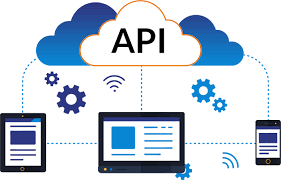
#> input picture API 04.png, 281 x 180 px
$ jupyter execute --allow-errors 'Python Learning.ipynb'
#> lines starting #> are read from the running program, lines starting #| are printed output that depends on the picture; after the words box and inside, x2 and y2 are one past the last pixel; in counts of white or black regions, pixels touching at a corner belong together
[cell 1]
from numpy import *

[cell 2]
y , x = mgrid[0:6, 0:3]
x

[cell 3]
y

[cell 4]
random.rand(3,1)

[cell 5]
random.randn(3,3)

[cell 6]
random.randn(1000,1000)

#> (a cell that did not finish here is left out)

#> (a cell that did not finish here is left out)

[cell 9]
import matplotlib.pyplot as plt

#> (a cell that did not finish here is left out)

#> (a cell that did not finish here is left out)

[cell 12]
plt.figure(figsize=(14, 4))
#> (the rest of this cell did not finish here and is left out)

[cell 13]
M = random.rand(3,3)

[cell 14]
M

[cell 15]
savetxt("random-txt.csv", M)

#> (a cell that did not finish here is left out)

#> (a cell that did not finish here is left out)

[cell 18]
M.size

[cell 19]
M.shape

#> (a cell that did not finish here is left out)

[cell 21]
# Plotting

import matplotlib.pyplot as plt

[cell 22]
x = linspace(0, 5, 10)
y = x ** 2

[cell 23]
y

[cell 24]
fig = plt.figure(figsize=(6,6))
plt.plot(x,y, 'r--')
plt.figure(figsize=(4,4))
plt.plot(x, y, 'g*-')
#> figure, not shown here; curve peaks at x = 5, y = 25
#> figure, not shown here; curve peaks at x = 5, y = 25

[cell 25]
fig = plt.figure()

axes1 = fig.add_axes([0.1, 0.1, 0.8, 0.8])
axes2 = fig.add_axes([0.2, 0.5, 0.4, 0.3])

axes1.plot(x, 'r--')
axes1.set_xlabel('a')
axes1.set_ylabel('b')
axes1.set_title('Main Plot')


axes2.plot(x, 'r--')
axes2.set_xlabel('a')
axes2.set_ylabel('b')
axes2.set_title('Inner Plot')
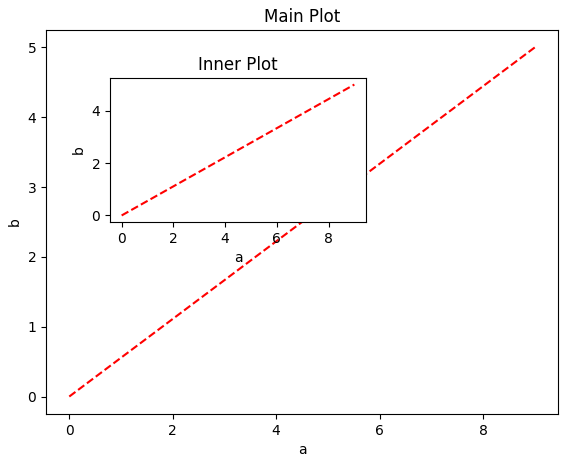
#> figure drawn by matplotlib, 2 panels; panel 1: curve peaks at x = 9, y = 5; panel 2: curve peaks at x = 9, y = 5

[cell 26]
import cv2
import random

[cell 27]
img = cv2.imread('API 04.png', -1)
#> img is the input picture: shape (180, 281, 3); mean B, G, R 223.2, 211.2, 200.9
img = cv2.resize(img, (600,400))
#> img: shape (400, 600, 3)

cv2.imshow('Image', img)
cv2.waitKey(0)
cv2.destroyAllWindows()

[cell 28]
img = cv2.imread('API 04.png', -1)
img = cv2.resize(img, (600,400))

for i in range(200):
    for j in range(img.shape[1]):
        img[i][j] = [ random.randint(0, 255), random.randint(0, 255), random.randint(0, 255)]
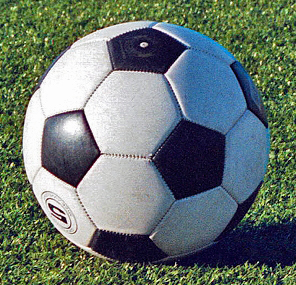
#> input picture Ball02.jpg, 296 x 285 px, given in place of the camera
#> further down, frame is the input picture: shape (285, 296, 3); mean B, G, R 111, 117.3, 104


cv2.imshow('Image', img)
cv2.waitKey(0)
cv2.destroyAllWindows()

[cell 29]
#Video Capture Using OpenCV

[cell 30]
import numpy as np
import cv2

[cell 31]
# Video Capture and Window Sizes
cap = cv2.VideoCapture(0)

#> (the rest of this cell did not finish here and is left out)

[cell 32]
# Line, Circle, Images and Rectangle DRAW in Video Frame
cap = cv2.VideoCapture(0)

while True:
    ret, frame = cap.read()
    width = int(cap.get(3))
    height = int(cap.get(4))

    image = cv2.line(frame, (0,0), (width, height), (255,0,0), 5)
    image = cv2.line(image, (0, height), (width, 0), (0,255,0), 2)
#> image: shape (285, 296, 3); mean B, G, R 113.3, 115.3, 98.7
    image = cv2.rectangle(image, (100, 100), (300,200), (0,0,255), -1)
    image = cv2.circle(image, (300,300), 60, (255,255,0), 3)
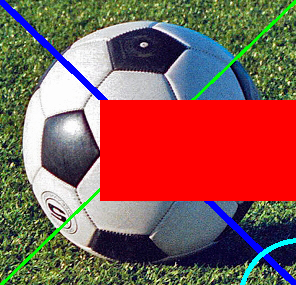
#> image: shape (285, 296, 3); mean B, G, R 83.8, 90.2, 137

    font = cv2.FONT_HERSHEY_SIMPLEX
    image = cv2.putText(image, 'Hello World!', (380, height - 20), font, 3, (255,0,0), 3) #position, font style, text size, color, width

    cv2.imshow('frame', image)
    if cv2.waitKey(1) == ord('q'):
#> (key q is pressed here)
        break


cap.release()
cv2.destroyAllWindows()

[cell 33]
# Colors and Color Detection
cap = cv2.VideoCapture(0)

while True:
    ret, frame = cap.read()
    width = int(cap.get(3))
    height = int(cap.get(4))

    hsv = cv2.cvtColor(frame, cv2.COLOR_BGR2HSV)
#> hsv: shape (285, 296, 3); mean H, S, V 77.7, 102.5, 130.4
    lower_blue = np.array([90, 50, 50])
    upper_blue = np.array([130, 255, 255])

    mask = cv2.inRange(hsv, lower_blue, upper_blue)
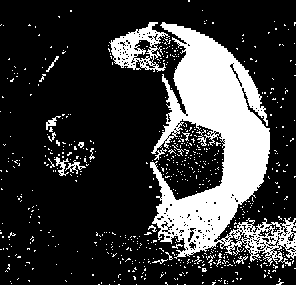
#> mask: shape (285, 296); 22.6% white; 652 white regions (635 under 20 px), largest, box (x1, y1, x2, y2) and area: (150, 22, 296, 266) 15544, (109, 22, 170, 72) 1313, (54, 157, 69, 176) 106

    result = cv2.bitwise_and(frame, frame, mask=mask)

    cv2.imshow('frame', result)
    cv2.imshow('mask', mask)
    cv2.imshow('hsv', hsv)
    if cv2.waitKey(1) == ord('q'):
#> (key q is pressed here)
        break


cap.release()
cv2.destroyAllWindows()

[cell 34]
# Corners Detection
import numpy as np
import cv2

img = cv2.imread('Chess Board.jpg')
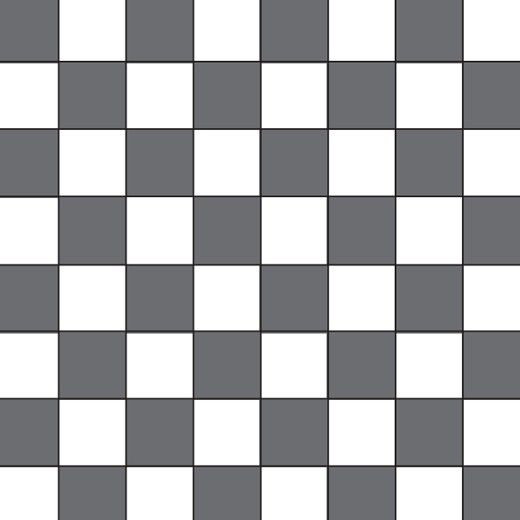
#> input picture Chess Board.jpg, 520 x 520 px
#> img is the input picture: shape (520, 520, 3); mean B, G, R 176.5, 174.5, 174.1

gray = cv2.cvtColor(img, cv2.COLOR_BGR2GRAY)

corners = cv2.goodFeaturesToTrack(gray, 50, 0.1, 10)
#> corners = 49 rows, first 8: [393, 59], [393, 194], [464, 400], [60, 59], [464, 59], [191, 198], [393, 464], [393, 400]

corners = np.int0(corners)

for corner in corners:
    x, y = corner.ravel()
    cv2.circle(img, (x,y), 8, (255,0,0) , -1)
#> this loop made 49 passes
#> (x, y) on passes 1 to 12: (393, 59), (393, 194), (464, 400), (60, 59), (464, 59), (191, 198), (393, 464), (393, 400), (464, 194), (464, 130), (397, 127), (191, 468)
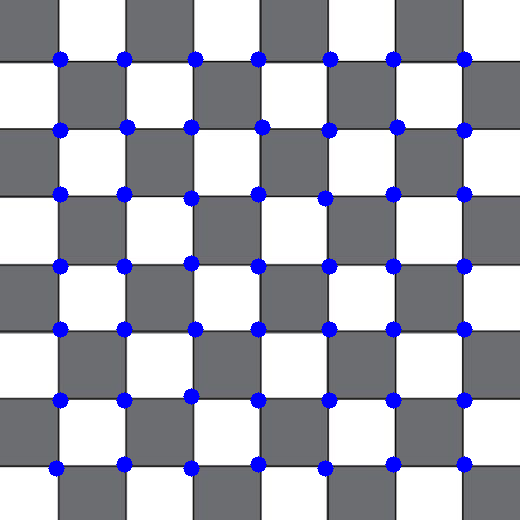
#> img: shape (520, 520, 3); 3.57% of pixels changed, all inside (x1, y1, x2, y2) = (48, 51, 473, 477)

for i in range(len(corners)):
    for j in range(i + 1, len(corners)):
        corner1 = tuple(corners[i][0])
        corner2 = tuple(corners[j][0])
        x, y, z = np.random.randint(0, 255, size=3)
        cv2.line(img, corner1, corner2, (int(x), int(y), int(z)), 1)
#> this loop made 49 passes
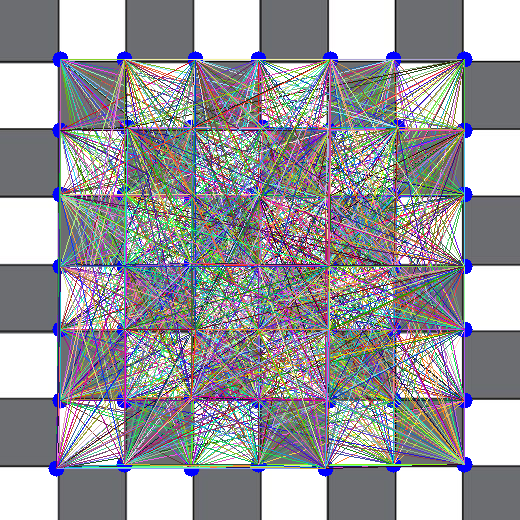
#> img: shape (520, 520, 3); mean B, G, R 157.5, 152.6, 152.8

cv2.imshow('Frame', img)
cv2.waitKey(0)
cv2.destroyAllWindows()

[cell 35]
# Image Detection in photo
img = cv2.imread('Main.jpeg', 0)
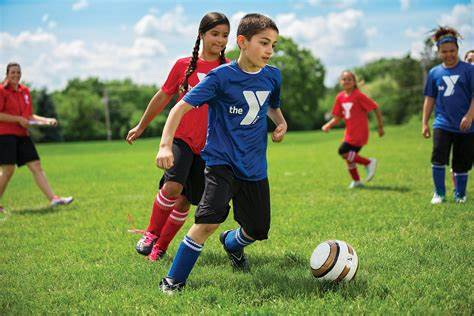
#> input picture Main.jpeg, 474 x 316 px
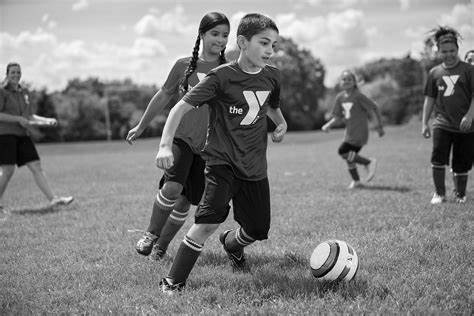
#> img: shape (316, 474); min 0, max 255, mean 129.1
ball = cv2.imread('Ball.jpeg', 0)

#> (the rest of this cell did not finish here and is left out)

[cell 36]
# Face and Eyes Detection

cap = cv2.VideoCapture(0)
face_cascade = cv2.CascadeClassifier(cv2.data.haarcascades + 'haarcascade_frontalface_default.xml')
eye_cascade = cv2.CascadeClassifier(cv2.data.haarcascades + 'haarcascade_eye.xml')


while True:
    ret, frame = cap.read()
    gray = cv2.cvtColor(frame, cv2.COLOR_BGR2GRAY)
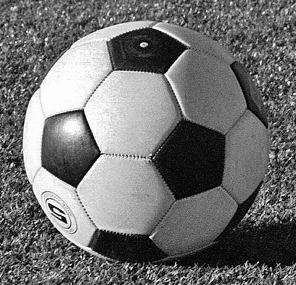
#> gray: shape (285, 296); min 0, max 255, mean 112.6

    faces = face_cascade.detectMultiScale(gray, 1.3, 5)
#> faces = ()
    for (x, y, w, h) in faces:
        cv2.rectangle(frame, (x, y), (x + w, y + h), (255, 0, 0), 3)
        roi_gray = gray[y:y+w, x:x+w]
        roi_color = frame[y:y+h, x:x+w]
        #eyes
        eyes = eye_cascade.detectMultiScale(roi_gray, 1.3, 5)
        for (ex, ey, ew, eh) in eyes:
            cv2.rectangle(roi_color, (ex, ey), (ex + ew, ey + eh), (255, 0, 0), 3)
#> this loop made 0 passes

    cv2.imshow('Frame', frame)
    if(cv2.waitKey(1)) == ord('q'):
#> (key q is pressed here)
        break


cap.release()
cv2.destroyAllWindows()
